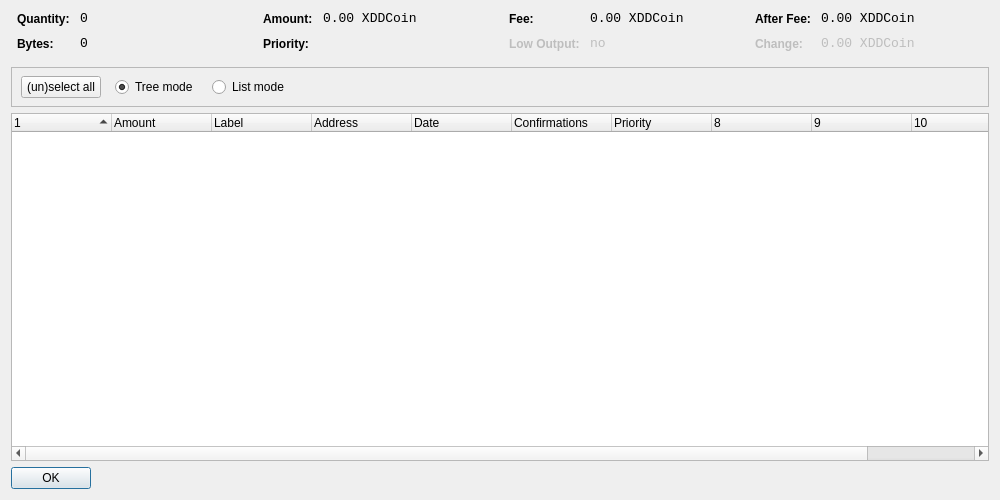
<?xml version="1.0" encoding="UTF-8"?>
<ui version="4.0">
 <class>CoinControlDialog</class>
 <widget class="QDialog" name="CoinControlDialog">
  <property name="geometry">
   <rect>
    <x>0</x>
    <y>0</y>
    <width>1000</width>
    <height>500</height>
   </rect>
  </property>
  <property name="windowTitle">
   <string>Coin Control</string>
  </property>
  <layout class="QVBoxLayout" name="verticalLayout">
   <item>
    <layout class="QHBoxLayout" name="horizontalLayoutTop" stretch="0,0,0,0">
     <property name="topMargin">
      <number>0</number>
     </property>
     <property name="bottomMargin">
      <number>10</number>
     </property>
     <item>
      <layout class="QFormLayout" name="formLayoutCoinControl1">
       <property name="horizontalSpacing">
        <number>10</number>
       </property>
       <property name="verticalSpacing">
        <number>10</number>
       </property>
       <property name="leftMargin">
        <number>6</number>
       </property>
       <property name="rightMargin">
        <number>6</number>
       </property>
       <item row="0" column="0">
        <widget class="QLabel" name="labelCoinControlQuantityText">
         <property name="styleSheet">
          <string notr="true">font-weight:bold;</string>
         </property>
         <property name="text">
          <string>Quantity:</string>
         </property>
        </widget>
       </item>
       <item row="0" column="1">
        <widget class="QLabel" name="labelCoinControlQuantity">
         <property name="font">
          <font>
           <family>Monospace</family>
           <pointsize>10</pointsize>
          </font>
         </property>
         <property name="cursor">
          <cursorShape>IBeamCursor</cursorShape>
         </property>
         <property name="contextMenuPolicy">
          <enum>Qt::ActionsContextMenu</enum>
         </property>
         <property name="text">
          <string>0</string>
         </property>
         <property name="textInteractionFlags">
          <set>Qt::LinksAccessibleByMouse|Qt::TextSelectableByKeyboard|Qt::TextSelectableByMouse</set>
         </property>
        </widget>
       </item>
       <item row="1" column="0">
        <widget class="QLabel" name="labelCoinControlBytesText">
         <property name="styleSheet">
          <string notr="true">font-weight:bold;</string>
         </property>
         <property name="text">
          <string>Bytes:</string>
         </property>
        </widget>
       </item>
       <item row="1" column="1">
        <widget class="QLabel" name="labelCoinControlBytes">
         <property name="font">
          <font>
           <family>Monospace</family>
           <pointsize>10</pointsize>
          </font>
         </property>
         <property name="cursor">
          <cursorShape>IBeamCursor</cursorShape>
         </property>
         <property name="contextMenuPolicy">
          <enum>Qt::ActionsContextMenu</enum>
         </property>
         <property name="text">
          <string>0</string>
         </property>
         <property name="textInteractionFlags">
          <set>Qt::LinksAccessibleByMouse|Qt::TextSelectableByKeyboard|Qt::TextSelectableByMouse</set>
         </property>
        </widget>
       </item>
      </layout>
     </item>
     <item>
      <layout class="QFormLayout" name="formLayoutCoinControl2">
       <property name="horizontalSpacing">
        <number>10</number>
       </property>
       <property name="verticalSpacing">
        <number>10</number>
       </property>
       <property name="leftMargin">
        <number>6</number>
       </property>
       <property name="rightMargin">
        <number>6</number>
       </property>
       <item row="0" column="0">
        <widget class="QLabel" name="labelCoinControlAmountText">
         <property name="styleSheet">
          <string notr="true">font-weight:bold;</string>
         </property>
         <property name="text">
          <string>Amount:</string>
         </property>
        </widget>
       </item>
       <item row="0" column="1">
        <widget class="QLabel" name="labelCoinControlAmount">
         <property name="font">
          <font>
           <family>Monospace</family>
           <pointsize>10</pointsize>
          </font>
         </property>
         <property name="cursor">
          <cursorShape>IBeamCursor</cursorShape>
         </property>
         <property name="contextMenuPolicy">
          <enum>Qt::ActionsContextMenu</enum>
         </property>
         <property name="text">
          <string>0.00 XDDCoin</string>
         </property>
         <property name="textInteractionFlags">
          <set>Qt::LinksAccessibleByMouse|Qt::TextSelectableByKeyboard|Qt::TextSelectableByMouse</set>
         </property>
        </widget>
       </item>
       <item row="1" column="0">
        <widget class="QLabel" name="labelCoinControlPriorityText">
         <property name="styleSheet">
          <string notr="true">font-weight:bold;</string>
         </property>
         <property name="text">
          <string>Priority:</string>
         </property>
        </widget>
       </item>
       <item row="1" column="1">
        <widget class="QLabel" name="labelCoinControlPriority">
         <property name="font">
          <font>
           <family>Monospace</family>
           <pointsize>10</pointsize>
          </font>
         </property>
         <property name="cursor">
          <cursorShape>IBeamCursor</cursorShape>
         </property>
         <property name="contextMenuPolicy">
          <enum>Qt::ActionsContextMenu</enum>
         </property>
         <property name="text">
          <string/>
         </property>
         <property name="textInteractionFlags">
          <set>Qt::LinksAccessibleByMouse|Qt::TextSelectableByKeyboard|Qt::TextSelectableByMouse</set>
         </property>
        </widget>
       </item>
      </layout>
     </item>
     <item>
      <layout class="QFormLayout" name="formLayoutCoinControl3">
       <property name="horizontalSpacing">
        <number>10</number>
       </property>
       <property name="verticalSpacing">
        <number>10</number>
       </property>
       <property name="leftMargin">
        <number>6</number>
       </property>
       <property name="rightMargin">
        <number>6</number>
       </property>
       <item row="0" column="0">
        <widget class="QLabel" name="labelCoinControlFeeText">
         <property name="styleSheet">
          <string notr="true">font-weight:bold;</string>
         </property>
         <property name="text">
          <string>Fee:</string>
         </property>
        </widget>
       </item>
       <item row="0" column="1">
        <widget class="QLabel" name="labelCoinControlFee">
         <property name="font">
          <font>
           <family>Monospace</family>
           <pointsize>10</pointsize>
          </font>
         </property>
         <property name="cursor">
          <cursorShape>IBeamCursor</cursorShape>
         </property>
         <property name="contextMenuPolicy">
          <enum>Qt::ActionsContextMenu</enum>
         </property>
         <property name="text">
          <string>0.00 XDDCoin</string>
         </property>
         <property name="textInteractionFlags">
          <set>Qt::LinksAccessibleByMouse|Qt::TextSelectableByKeyboard|Qt::TextSelectableByMouse</set>
         </property>
        </widget>
       </item>
       <item row="1" column="0">
        <widget class="QLabel" name="labelCoinControlLowOutputText">
         <property name="enabled">
          <bool>false</bool>
         </property>
         <property name="styleSheet">
          <string notr="true">font-weight:bold;</string>
         </property>
         <property name="text">
          <string>Low Output:</string>
         </property>
        </widget>
       </item>
       <item row="1" column="1">
        <widget class="QLabel" name="labelCoinControlLowOutput">
         <property name="enabled">
          <bool>false</bool>
         </property>
         <property name="font">
          <font>
           <family>Monospace</family>
           <pointsize>10</pointsize>
          </font>
         </property>
         <property name="cursor">
          <cursorShape>IBeamCursor</cursorShape>
         </property>
         <property name="contextMenuPolicy">
          <enum>Qt::ActionsContextMenu</enum>
         </property>
         <property name="text">
          <string>no</string>
         </property>
         <property name="textInteractionFlags">
          <set>Qt::LinksAccessibleByMouse|Qt::TextSelectableByKeyboard|Qt::TextSelectableByMouse</set>
         </property>
        </widget>
       </item>
      </layout>
     </item>
     <item>
      <layout class="QFormLayout" name="formLayoutCoinControl4">
       <property name="horizontalSpacing">
        <number>10</number>
       </property>
       <property name="verticalSpacing">
        <number>10</number>
       </property>
       <property name="leftMargin">
        <number>6</number>
       </property>
       <property name="rightMargin">
        <number>6</number>
       </property>
       <item row="0" column="0">
        <widget class="QLabel" name="labelCoinControlAfterFeeText">
         <property name="styleSheet">
          <string notr="true">font-weight:bold;</string>
         </property>
         <property name="text">
          <string>After Fee:</string>
         </property>
        </widget>
       </item>
       <item row="0" column="1">
        <widget class="QLabel" name="labelCoinControlAfterFee">
         <property name="font">
          <font>
           <family>Monospace</family>
           <pointsize>10</pointsize>
          </font>
         </property>
         <property name="cursor">
          <cursorShape>IBeamCursor</cursorShape>
         </property>
         <property name="contextMenuPolicy">
          <enum>Qt::ActionsContextMenu</enum>
         </property>
         <property name="text">
          <string>0.00 XDDCoin</string>
         </property>
         <property name="textInteractionFlags">
          <set>Qt::LinksAccessibleByMouse|Qt::TextSelectableByKeyboard|Qt::TextSelectableByMouse</set>
         </property>
        </widget>
       </item>
       <item row="1" column="0">
        <widget class="QLabel" name="labelCoinControlChangeText">
         <property name="enabled">
          <bool>false</bool>
         </property>
         <property name="styleSheet">
          <string notr="true">font-weight:bold;</string>
         </property>
         <property name="text">
          <string>Change:</string>
         </property>
        </widget>
       </item>
       <item row="1" column="1">
        <widget class="QLabel" name="labelCoinControlChange">
         <property name="enabled">
          <bool>false</bool>
         </property>
         <property name="font">
          <font>
           <family>Monospace</family>
           <pointsize>10</pointsize>
          </font>
         </property>
         <property name="cursor">
          <cursorShape>IBeamCursor</cursorShape>
         </property>
         <property name="contextMenuPolicy">
          <enum>Qt::ActionsContextMenu</enum>
         </property>
         <property name="text">
          <string>0.00 XDDCoin</string>
         </property>
         <property name="textInteractionFlags">
          <set>Qt::LinksAccessibleByMouse|Qt::TextSelectableByKeyboard|Qt::TextSelectableByMouse</set>
         </property>
        </widget>
       </item>
      </layout>
     </item>
    </layout>
   </item>
   <item>
    <widget class="QFrame" name="frame">
     <property name="minimumSize">
      <size>
       <width>0</width>
       <height>40</height>
      </size>
     </property>
     <property name="frameShape">
      <enum>QFrame::StyledPanel</enum>
     </property>
     <property name="frameShadow">
      <enum>QFrame::Sunken</enum>
     </property>
     <widget class="QWidget" name="horizontalLayoutWidget">
      <property name="geometry">
       <rect>
        <x>10</x>
        <y>0</y>
        <width>781</width>
        <height>41</height>
       </rect>
      </property>
      <layout class="QHBoxLayout" name="horizontalLayoutPanel" stretch="0,0,0,0,0">
       <property name="spacing">
        <number>14</number>
       </property>
       <item>
        <widget class="QPushButton" name="pushButtonSelectAll">
         <property name="sizePolicy">
          <sizepolicy hsizetype="Maximum" vsizetype="Fixed">
           <horstretch>0</horstretch>
           <verstretch>0</verstretch>
          </sizepolicy>
         </property>
         <property name="text">
          <string>(un)select all</string>
         </property>
        </widget>
       </item>
       <item>
        <widget class="QRadioButton" name="radioTreeMode">
         <property name="sizePolicy">
          <sizepolicy hsizetype="Maximum" vsizetype="Fixed">
           <horstretch>0</horstretch>
           <verstretch>0</verstretch>
          </sizepolicy>
         </property>
         <property name="text">
          <string>Tree mode</string>
         </property>
         <property name="checked">
          <bool>true</bool>
         </property>
        </widget>
       </item>
       <item>
        <widget class="QRadioButton" name="radioListMode">
         <property name="sizePolicy">
          <sizepolicy hsizetype="Maximum" vsizetype="Fixed">
           <horstretch>0</horstretch>
           <verstretch>0</verstretch>
          </sizepolicy>
         </property>
         <property name="text">
          <string>List mode</string>
         </property>
        </widget>
       </item>
       <item>
        <spacer name="horizontalSpacer">
         <property name="orientation">
          <enum>Qt::Horizontal</enum>
         </property>
         <property name="sizeHint" stdset="0">
          <size>
           <width>40</width>
           <height>20</height>
          </size>
         </property>
        </spacer>
       </item>
      </layout>
     </widget>
    </widget>
   </item>
   <item>
    <widget class="CoinControlTreeWidget" name="treeWidget">
     <property name="contextMenuPolicy">
      <enum>Qt::CustomContextMenu</enum>
     </property>
     <property name="sortingEnabled">
      <bool>false</bool>
     </property>
     <property name="columnCount">
      <number>11</number>
     </property>
     <attribute name="headerShowSortIndicator" stdset="0">
      <bool>true</bool>
     </attribute>
     <attribute name="headerStretchLastSection">
      <bool>false</bool>
     </attribute>
     <column>
      <property name="text">
       <string/>
      </property>
     </column>
     <column>
      <property name="text">
       <string>Amount</string>
      </property>
     </column>
     <column>
      <property name="text">
       <string>Label</string>
      </property>
     </column>
     <column>
      <property name="text">
       <string>Address</string>
      </property>
     </column>
     <column>
      <property name="text">
       <string>Date</string>
      </property>
     </column>
     <column>
      <property name="text">
       <string>Confirmations</string>
      </property>
      <property name="toolTip">
       <string>Confirmed</string>
      </property>
     </column>
     <column>
      <property name="text">
       <string>Priority</string>
      </property>
     </column>
     <column>
      <property name="text">
       <string/>
      </property>
     </column>
     <column>
      <property name="text">
       <string/>
      </property>
     </column>
     <column>
      <property name="text">
       <string/>
      </property>
     </column>
     <column>
      <property name="text">
       <string/>
      </property>
     </column>
    </widget>
   </item>
   <item>
    <widget class="QDialogButtonBox" name="buttonBox">
     <property name="sizePolicy">
      <sizepolicy hsizetype="Maximum" vsizetype="Fixed">
       <horstretch>0</horstretch>
       <verstretch>0</verstretch>
      </sizepolicy>
     </property>
     <property name="orientation">
      <enum>Qt::Horizontal</enum>
     </property>
     <property name="standardButtons">
      <set>QDialogButtonBox::Ok</set>
     </property>
    </widget>
   </item>
  </layout>
 </widget>
 <customwidgets>
  <customwidget>
   <class>CoinControlTreeWidget</class>
   <extends>QTreeWidget</extends>
   <header>coincontroltreewidget.h</header>
  </customwidget>
 </customwidgets>
 <resources/>
 <connections/>
</ui>
